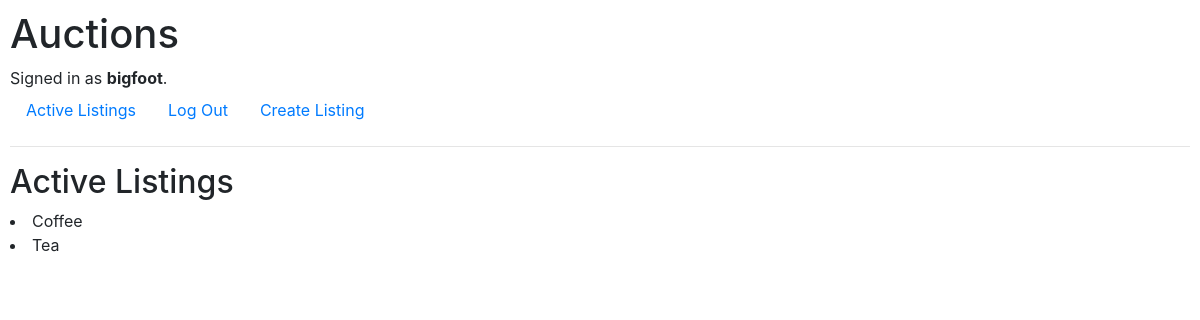
The page / (signed in) on the database as committed earlier.
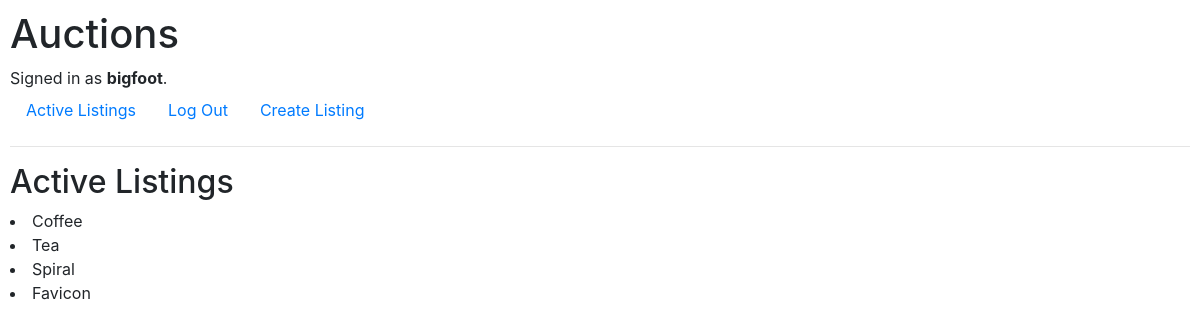
The same page on the database as committed later.
### auctions/models.py (models this page shows)
class User(AbstractUser):
    listings = models.ManyToManyField(Listing, blank=True, related_name="owner")
    watch_list = models.ManyToManyField(Listing, blank=True, related_name="watchers")

class Listing(models.Model):
    title = models.CharField(max_length=125)
    description = models.CharField(max_length=250, blank=True)
    start_bid = models.DecimalField(max_digits=7, decimal_places=2)
    image = models.ImageField(upload_to='media', null=True, blank=True)

### auctions/views.py (the view)
# urls.py: path("", views.index, name="index"),
def index(request):
    return render(request, "auctions/index.html", {
        "listings": Listing.objects.all()
    })

### auctions/templates/auctions/index.html
{% extends "auctions/layout.html" %}
{% block body %}
    <h2>Active Listings</h2>
    {% for listing in listings %}
        <li>{{ listing.title }}</li>
    {% endfor %}
{% endblock %}

### auctions/templates/auctions/layout.html (shortened to what this page needs)
{% load static %}
<!DOCTYPE html>
<html lang="en">
    <head>
        <link rel="stylesheet" href="https://stackpath.bootstrapcdn.com/bootstrap/4.4.1/css/bootstrap.min.css">
        <link href="{% static 'auctions/styles.css' %}" rel="stylesheet">
    </head>
    <body>
        <h1>Auctions</h1>
        <div>
            {% if user.is_authenticated %}
                Signed in as <strong>{{ user.username }}</strong>.
            {% else %}
                Not signed in.
            {% endif %}
        </div>
        <ul class="nav">
            <li class="nav-item">
                <a class="nav-link" href="{% url 'index' %}">Active Listings</a>
            </li>
            {% if user.is_authenticated %}
                <li class="nav-item">
                    <a class="nav-link" href="{% url 'logout' %}">Log Out</a>
                </li>
                <li class="nav-item">
                    <a class="nav-link" href="{% url 'create' %}">Create Listing</a>
                </li>
            {% endif %}
        </ul>
        <hr>
        {% block body %}
        {% endblock %}
    </body>
</html>

### auctions/static/auctions/styles.css (style rules this page uses)
body { padding: 10px; }

Rows that differ between the two databases and show on the page:
added Listing: title "Spiral"
added Listing: title "Favicon"
